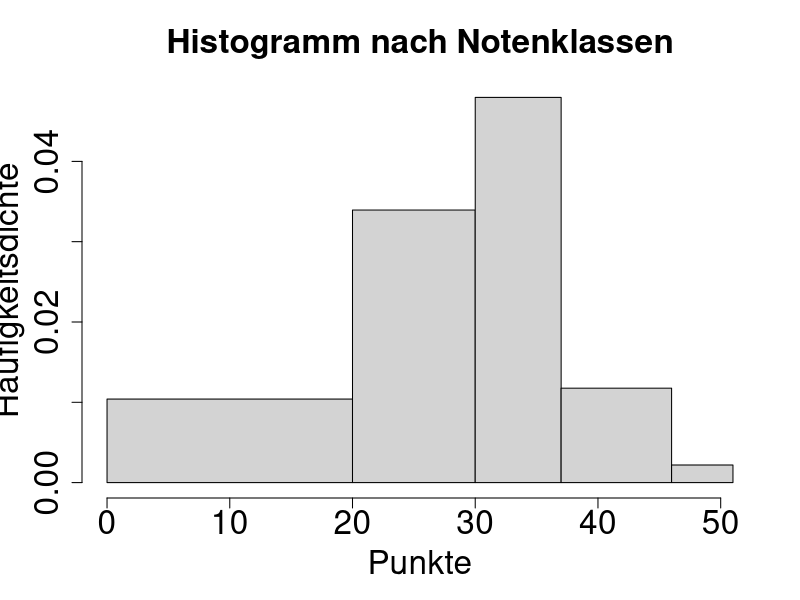

This figure's R source:
noten <- c(rep(10, 57), rep(25, 93), rep(35, 92), rep(40, 29), rep(50, 3))
pdf("pic_hist.pdf")
hist(noten, breaks=c(0,20,30,37,46,51), main="Histogramm nach Notenklassen",
    xlab="Punkte", ylab="Häufigkeitsdichte",
    cex.main=2, cex.axis=2, cex.lab=2)
dev.off()